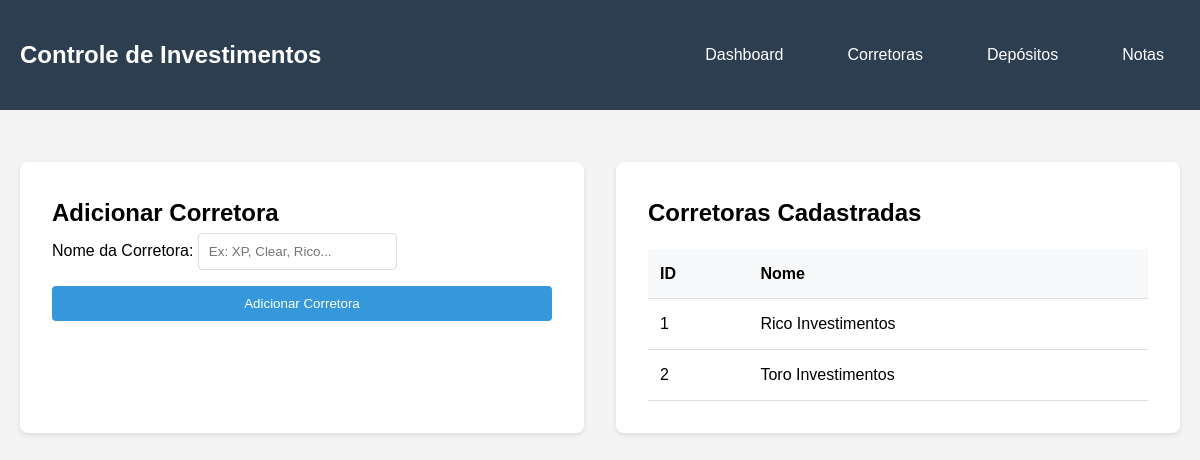
Page /corretoras on the committed database.
### tables this page shows
CREATE TABLE corretoras (
                id INTEGER PRIMARY KEY AUTOINCREMENT,
                nome TEXT UNIQUE NOT NULL
            );

### app.py (the view, shortened to what this page needs)
@app.route('/corretoras', methods=['GET', 'POST'])
def gerenciar_corretoras():
    corretoras = Corretora.buscar_todas()
    return render_template('corretoras.html', corretoras=corretoras)

### database.py (called while the page is built)
    def get_connection(self):
        return sqlite3.connect(self.db_name)

    def fetch_all(self, query, params=()):
        conn = self.get_connection()
        cursor = conn.cursor()
        cursor.execute(query, params)
        results = cursor.fetchall()
        conn.close()
        return results

### models.py (called while the page is built)
    @staticmethod
    def buscar_todas():
        results = db.fetch_all("SELECT * FROM corretoras ORDER BY nome")
        return [Corretora(id=row[0], nome=row[1]) for row in results]

### templates/corretoras.html
{% extends "base.html" %}
{% block content %}
<div class="grid-2">
    <div class="card">
        <h2>Adicionar Corretora</h2>
        <form method="POST">
            <div>
                <label>Nome da Corretora:</label>
                <input type="text" name="nome" placeholder="Ex: XP, Clear, Rico..." required>
            </div>
            <button type="submit">Adicionar Corretora</button>
        </form>
    </div>
    <div class="card">
        <h2>Corretoras Cadastradas</h2>
        <table>
            <thead>
                <tr>
                    <th>ID</th>
                    <th>Nome</th>
                </tr>
            </thead>
            <tbody>
                {% for corretora in corretoras %}
                <tr>
                    <td>{{ corretora.id }}</td>
                    <td>{{ corretora.nome }}</td>
                </tr>
                {% else %}
                <tr>
                    <td colspan="2" style="text-align: center;">Nenhuma corretora cadastrada</td>
                </tr>
                {% endfor %}
            </tbody>
        </table>
    </div>
</div>
{% endblock %}

### templates/base.html (style rules this page uses)
* { margin: 0; padding: 0; box-sizing: border-box; }
body { font-family: Arial, sans-serif; line-height: 1.6; background: #f4f4f4; }
.card { background: white; padding: 2rem; margin-bottom: 2rem; border-radius: 8px; box-shadow: 0 2px 5px rgba(0,0,0,0.1); }
table { width: 100%; border-collapse: collapse; margin-top: 1rem; }
th, td { padding: 12px; text-align: left; border-bottom: 1px solid #ddd; }
th { background: #f8f9fa; }
form { display: grid; gap: 1rem; max-width: 600px; }
input, select, button { padding: 10px; border: 1px solid #ddd; border-radius: 4px; }
button { background: #3498db; color: white; border: none; cursor: pointer; }
.grid-2 { display: grid; grid-template-columns: 1fr 1fr; gap: 2rem; }

### rows in the picture
corretoras: id "1", nome "Rico Investimentos"
corretoras: id "2", nome "Toro Investimentos"
